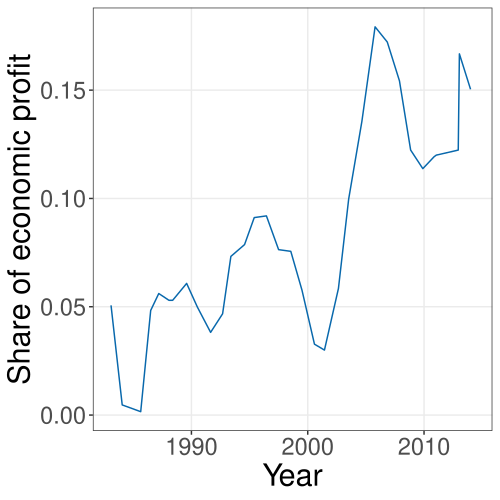

This figure's R source:
#Graph Designer: Bridget Diana + Scott Cohn + Simon Halliday
#Authors: Bowles and Halliday
#Title: Coordination, Conflict and Competition: A Text in Microeconomics


require(shape)
library(tidyverse)
library(lubridate)
library(openxlsx)
#pdf(file = "competitionmarkets/loecker_barkai.pdf", width = 7, height = 7)
# ----
#Set parameters for graphics
axislabelsize <- 1.5
labelsize <- 1.2
graphlinewidth <- 2
segmentlinewidth <- 1.5

COL <- c("#7fc97f", "#beaed4", "#fdc086", "#ffff99", "#386cb0", "#f0027f", "#bf5b17", "#666666")
COLA <- c("#e0f3db", "#99d8c9","#66c2a4","#41ae76", "#238b45", "#005824")
COLB <- c("#c6dbef", "#4eb3d3", "#2b8cbe", "#0868ac","#084081")
COLC <- c("#fcfbfd", "#efedf5", "#dadaeb", "#bcbddc", "#9e9ac8", "#807dba", "#6a51a3", "#54278f", "#3f007d")

# functions
# ----
sub_1 <- function(x){
  x - 1
}

date_max <- function(x, y){
  max(x, y)
}
# ----


#----
# pull in data
# ----
library(readr)
barkai_2018 <- read_csv("competitionmarkets/loecker_barkai/barkai_2018.csv")
loecker_2018 <- read_csv("competitionmarkets/loecker_barkai/loecker_2018.csv")

# adjust / clean
loecker_2018$y_adj<- sub_1(loecker_2018["y"])


barkai_2018 <- barkai_2018 %>% 
  rename("year_b" = x, "b_share" = y)

loecker_2018 <- loecker_2018 %>% 
  rename("year_l" = x, "l_markup" = y_adj) 

loecker_2018$y <- NULL

loecker_2018$year <- floor(loecker_2018$year_l)
barkai_2018$year <- floor(barkai_2018$year_b)

# ----
# merge data
loecker_barkai <- full_join(loecker_2018, barkai_2018, by = "year")

loecker_barkai <- 
  loecker_barkai %>%
  mutate(year_l = coalesce(year_l, 0),
         year_b = coalesce(year_b, 0)
  )

loecker_barkai$year <- 
  pmax(loecker_barkai$year_l, loecker_barkai$year_b,
       na.rm = FALSE
  )

# manually inputting missing values: 

#Loecker:
#missing year values
loecker_barkai$year<- ifelse(loecker_barkai$year == 0, loecker_barkai$year, loecker_barkai$year)
#missing markup values (estimated from original data):
#1983:
loecker_barkai[53, 2] <- 0.193
#1984:
loecker_barkai[54, 2] <- 0.21
#1987:
loecker_barkai[55, 2] <- 0.2796
#1993:
loecker_barkai[56, 2] <- 0.34
#1995:
loecker_barkai[57, 2] <- 0.365
#1996:
loecker_barkai[58, 2] <- 0.375
#1998 
loecker_barkai[59, 2]<- 0.3936267

#Barkai:
#missing year values 
loecker_barkai$year_b<- ifelse(loecker_barkai$year_b == 0, ifelse(loecker_barkai$year >= 1985,loecker_barkai$year, loecker_barkai$year_b),  loecker_barkai$year_b)
#missing b_share values (estimated from original data)
#2001:
loecker_barkai[40, "b_share"] <- .03
#2011:
loecker_barkai[50, "b_share"] <- 0.12


#The ggplot had issues with read l_markup.y
#So I re-did it and just mutated it
#as  you'd coded it it was trying 
#to read l_markup as a df itself
LBdf <- 
  loecker_barkai %>%
  mutate(markup = l_markup$y) %>% 
  select(year, markup, b_share)

write.xlsx(LBdf, 'competitionmarkets/loecker_barkai/LBdf_data.xlsx')

# graph
# ----

#library(readxl)
#LBdf <- read_excel("competitionmarkets/loecker_barkai/LBdf_data.xlsx")
LBdfplot <- 
  LBdf %>% 
  filter(year > 1983)
p <-  ggplot(data = LBdfplot) +
  #geom_line(aes(x = year, y = markup, color = "Markup ratio"), na.rm = TRUE) +
  geom_line(aes(x = year, y = b_share, color = "Share of economic profit"), na.rm = TRUE) +
  ylab("Share of economic profit") + 
  xlab("Year") +
  #scale_x_continuous() +
  theme_bw() +
  guides(color = guide_legend(reverse = TRUE)) +
  theme(legend.position = "none",
        text = element_text(size = 19),
        axis.text = element_text(size = 17),
        axis.title = element_text(size = 22),
        panel.grid.minor = element_blank()) + 
  scale_colour_manual(values = c("#0868ac"))


#Save plot to PDF
ggsave(p, filename = "barkai_only_profitshare.pdf", 
       path = "capitalism",
       width = 5, height = 5, units = "in")

# ----

#dev.off()
